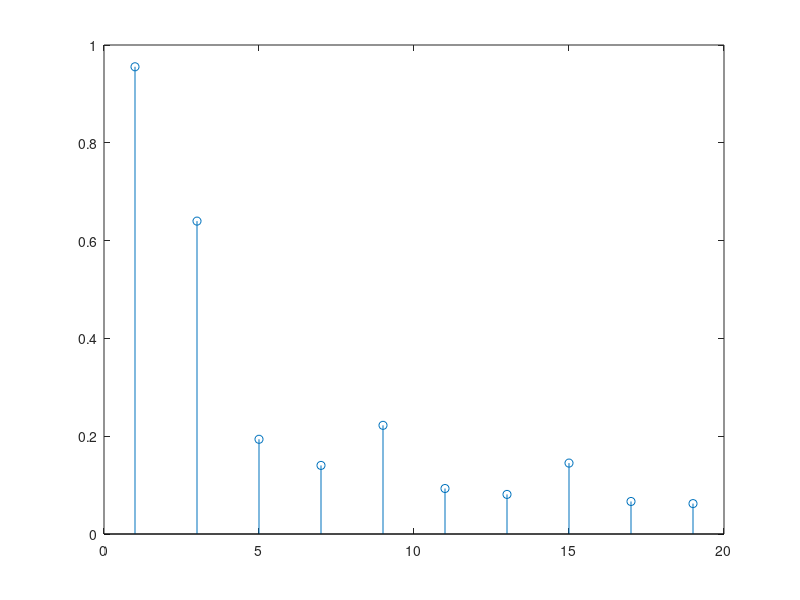

The MATLAB script that drew this image: (Note: this script raises an error after producing the figure.)
%% Intro
% Distribution factor, pitch factor and winding factor
% EM: 27-slot / 22-pole, 3-phase | double layer | coil span: 1 slot
%
% Author: Baris Kuseyri <baris.kuseyri@metu.edu.tr>
%
% version 1.0 | 23/03/2020
% version 1.1 | 26/03/2020

%% Initialization

clc
clear all
close all

%% Machine Parameters

m=3;    %phase number
Q=27;   %number of slots
p=22; %number of poles
pp=p/2;  %number of pole-pairs


%% Machine Variables

% q=Q/(2*pp*m);    %number of slots per pole per phase
q=9;

spm=(2*pi)/Q;     % slot pitch (mechanical)
spe=(2*pi)*pp/Q;  % slot pitch (electrical)

ppm=(2*pi)/p;     % pole pitch (mechanical)
ppe=(2*pi)*pp/p;  % pole pitch (electrical)

lambdam=(2*pi)/(Q*2*pp);  %angle between adjacent coils (mechanical)
lambdae=(2*pi)/(Q*2);  %angle between adjacent coils (electrical)

h=1:2:19;

%% Factors (Generalized)

for i=1:10
    kd(i)=(sin((2*i-1)*q*(lambdae/2)))/(q*sin(((2*i-1)*(lambdae/2))));
    kp(i)=sin((2*i-1)*spe/2);
    kp2(i)=cos((2*i-1)*(pi-spe)/2);
    kw(i)=kd(i)*kp(i);
end


%% Results

figure(1)
g1 = stem(h,abs(kd));
g1.Color = 'k';
ax = gca;
ax.XGrid = 'off';
ax.YGrid = 'on';
title('Distribution Factor Amplitudes')
ylabel('|{\itK_{dn}}|')
xticks([1 3 5 7 9 11 13 15 17 19 21])
yticks([0 0.1 0.2 0.3 0.4 0.5 0.6 0.7 0.8 0.9 1.0])
axis([0 22 0 1.1])
set(gcf,'units','centimeters','position',[2,5,30,6])

figure(2)
g2 = stem(h,abs(kp));
g2.Color = 'k';
ax = gca;
ax.XGrid = 'off';
ax.YGrid = 'on';
title('Pitch Factor Amplitudes')
ylabel('|{\itK_{pn}}|')
xticks([1 3 5 7 9 11 13 15 17 19 21])
yticks([0 0.1 0.2 0.3 0.4 0.5 0.6 0.7 0.8 0.9 1.0])
axis([0 22 0 1.1])
set(gcf,'units','centimeters','position',[2,5,30,6])

figure(3)
g3 = stem(h,abs(kw));
g3.Color = 'k';
ax = gca;
ax.XGrid = 'off';
ax.YGrid = 'on';
title('Winding Factor Amplitudes')
xlabel('Harmonic Index, {\it n}') 
ylabel('|{\itK_{wn}}|')
xticks([1 3 5 7 9 11 13 15 17 19 21])
yticks([0 0.1 0.2 0.3 0.4 0.5 0.6 0.7 0.8 0.9 1.0])
axis([0 22 0 1.1])
set(gcf,'units','centimeters','position',[2,5,30,6])
